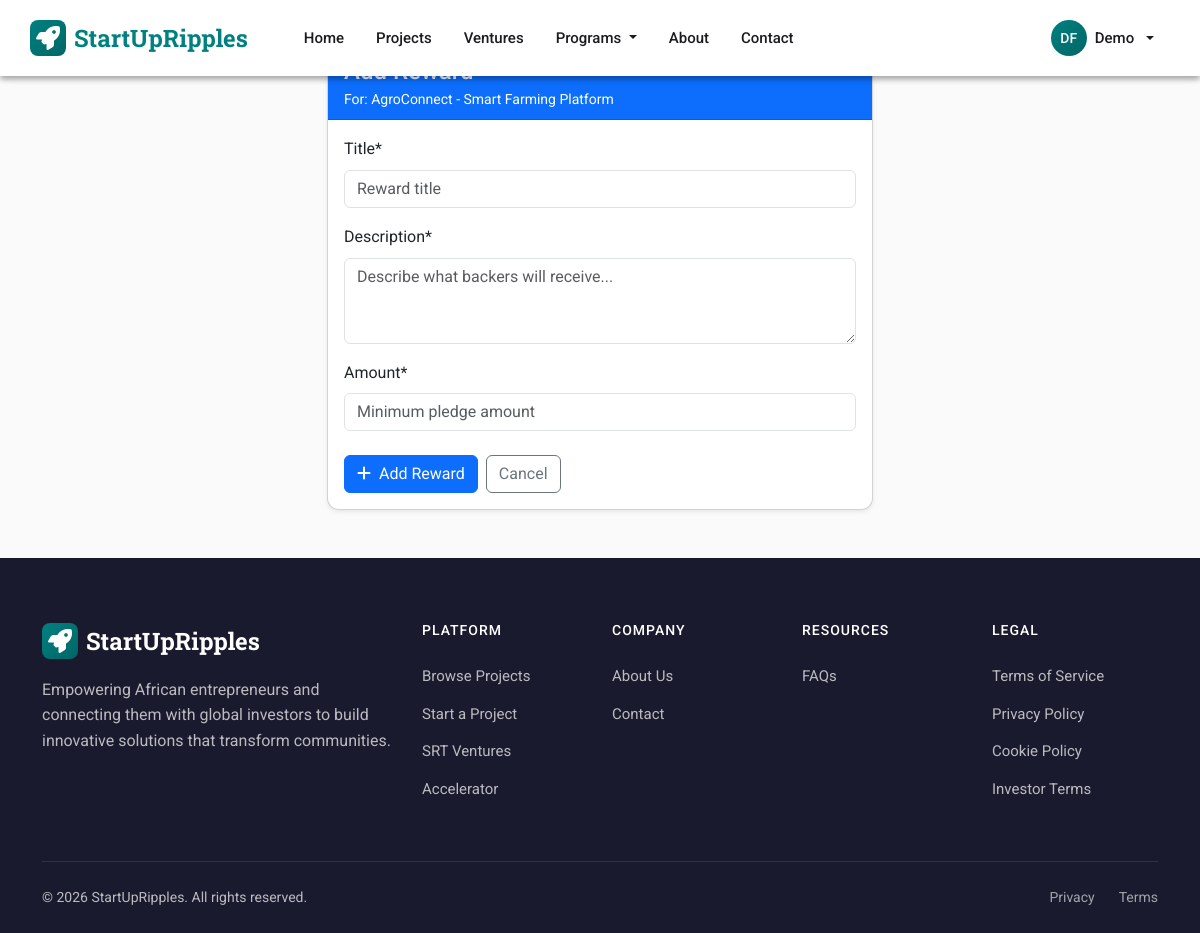
/projects/1/add-reward/ (signed in), run on the app's committed database.
### apps/cms/models.py (models this page shows, shortened)
class SiteSettings(models.Model):
    site_name = models.CharField(max_length=100, default='StartUpRipples')
    logo = models.ImageField(upload_to='site/logo/', blank=True)
    favicon = models.ImageField(upload_to='site/favicon/', blank=True)
    primary_color = models.CharField(max_length=7, default='#28a745')
    secondary_color = models.CharField(max_length=7, default='#2c3e50')
    founder_registration_fee = models.DecimalField(
        max_digits=10, decimal_places=2, default=5.00,
        help_text="Registration fee for Founders in USD"
    )
    investor_registration_fee = models.DecimalField(
        max_digits=10, decimal_places=2, default=25.00,
        help_text="Registration fee for Investors in USD"
    )
    usd_to_ngn_rate = models.DecimalField(
        max_digits=10, decimal_places=2, default=1600.00,
        help_text="Exchange rate: 1 USD = X NGN"
    )
    @classmethod
    def load(cls):
        obj, created = cls.objects.get_or_create(pk=1)
        return obj
    class Meta:
        verbose_name_plural = "Site Settings"

### apps/accounts/models.py (models this page shows, shortened)
class CustomUser(AbstractUser):
    USER_TYPES = (
        ('', 'Select User Type'),
        ('founder', 'Founder'),
        ('donor', 'Donor/Pledger'),
        ('investor', 'Investor'),
        ('partner', 'SRT Partner'),
    )
    user_type = models.CharField(max_length=20, choices=USER_TYPES, blank=False, null=False)
    phone_number = models.CharField(max_length=20)
    profile_completed = models.BooleanField(default=False)
    location = models.CharField(max_length=100, blank=True, null=True)
    address_line1 = models.CharField(max_length=255, blank=True, null=True)
    address_line2 = models.CharField(max_length=255, blank=True, null=True)
    city = models.CharField(max_length=100, blank=True, null=True)
    state_province = models.CharField(max_length=100, blank=True, null=True)
    postal_code = models.CharField(max_length=20, blank=True, null=True)
    country = models.CharField(max_length=100, blank=True, null=True)
    email_verified = models.BooleanField(default=False)
    registration_fee_paid = models.BooleanField(default=False)
    is_srt_partner = models.BooleanField(default=False, help_text="User has SRT Partner capabilities")
    srt_partner_since = models.DateTimeField(null=True, blank=True, help_text="Date when user became an SRT partner")
    profile_image = models.ImageField(upload_to='profile_images/', blank=True, null=True, help_text="User profile photo")
    email = models.EmailField(unique=True)
    USERNAME_FIELD = 'email'
    REQUIRED_FIELDS = ['username']

### apps/projects/models.py (models this page shows, shortened)
class Project(models.Model):
    STATUS_CHOICES = (
        ('pending', 'Pending Approval'),
        ('approved', 'Approved'),
        ('rejected', 'Rejected'),
    )
    LISTING_TYPE_CHOICES = [
        ('project', 'Project (Donations)'),
        ('venture', 'Venture (Investments)'),
    ]
    FINANCING_TYPE_CHOICES = [
        ('equity', 'Equity Financing'),
        ('debt', 'Debt Financing'),
    ]
    STAGE_CHOICES = [
        ('idea', 'Idea Stage'),
        ('seed', 'Seed Stage'),
        ('early', 'Early Stage'),
        ('growth', 'Growth Stage'),
        ('expansion', 'Expansion Stage'),
    ]
    RISK_CHOICES = [
        ('low', 'Low Risk'),
        ('moderate', 'Moderate Risk'),
        ('high', 'High Risk'),
    ]
    listing_type = models.CharField(
        max_length=10,
        choices=LISTING_TYPE_CHOICES,
        default='project',
        help_text="Project for donations, Venture for investments"
    )
    title = models.CharField(max_length=200)
    slug = models.SlugField(unique=True, blank=True, null=True)
    description = RichTextField()  # Changed from TextField to RichTextField
    funding_goal = models.DecimalField(max_digits=10, decimal_places=2)
    amount_raised = models.DecimalField(max_digits=10, decimal_places=2, default=0)
    total_investment_raised = models.DecimalField(max_digits=10, decimal_places=2, default=0)
    created_at = models.DateTimeField(default=timezone.now)
    deadline = models.DateTimeField()
    creator = models.ForeignKey(settings.AUTH_USER_MODEL, on_delete=models.CASCADE, related_name='projects_created')
    image = models.ImageField(upload_to='project_images/')
    category = models.ForeignKey(Category, on_delete=models.SET_NULL, null=True, blank=True)
    funding_type = models.ForeignKey(FundingType, on_delete=models.SET_NULL, null=True)
    location = models.CharField(max_length=100, blank=True, null=True)
    short_description = models.CharField(max_length=255, blank=True, null=True)
    video_url = models.URLField(blank=True, null=True)
    status = models.CharField(max_length=20, choices=STATUS_CHOICES, default='pending')
    admin_notes = models.TextField(blank=True, null=True, help_text="Notes from admin about approval/rejection")
    company_name = models.CharField(max_length=200, blank=True, null=True, help_text="Business or company name")
    financing_type = models.CharField(
        max_length=10,
        choices=[('equity', 'Equity Financing'), ('debt', 'Debt Financing')],
        blank=True,
        null=True,
        help_text="Type of investment financing"
    )
    equity_offered = models.DecimalField(
        max_digits=5,
        decimal_places=2,
        default=Decimal('0.00'),
        help_text="Percentage of equity offered to investors"
    )
    valuation = models.DecimalField(
        max_digits=15,
        decimal_places=2,
        default=Decimal('0.00'),
        help_text="Current company/venture valuation in USD"
    )
    interest_rate = models.DecimalField(
        max_digits=5,
        decimal_places=2,
        default=Decimal('0.00'),
        help_text="Annual interest rate for debt financing (%)"
    )
    repayment_period_months = models.PositiveIntegerField(
        default=0,
        help_text="Repayment period in months (for debt financing)"
    )
    use_of_funds = models.TextField(
        blank=True,
        null=True,
        help_text="How the investment funds will be used"
    )
    srt_enabled = models.BooleanField(default=False, help_text="Enable SRT token investments for this project")
    stage = models.CharField(max_length=20, choices=STAGE_CHOICES, default='idea', blank=True)
    risk_level = models.CharField(max_length=20, choices=RISK_CHOICES, default='moderate', blank=True)
    expected_return_rate = models.DecimalField(
        max_digits=5,
        decimal_places=2,
        default=Decimal('0.00'),
        help_text="Expected annual return percentage for SRT investors"
    )
    investment_duration_months = models.PositiveIntegerField(
        default=12,
        help_text="Investment duration in months"
    )
    minimum_investment = models.DecimalField(
        max_digits=12,
        decimal_places=2,
        default=Decimal('10.00'),
        help_text="Minimum SRT tokens per investment"
    )
    maximum_investment = models.DecimalField(
        max_digits=12,
        decimal_places=2,
        blank=True,
        null=True,
        help_text="Maximum SRT tokens per investment (optional)"
    )
    srt_amount_raised = models.DecimalField(
        max_digits=15,
        decimal_places=2,
        default=Decimal('0.00'),
        help_text="Total SRT tokens invested in this project"
    )
    srt_funding_goal = models.DecimalField(
        max_digits=15,
        decimal_places=2,
        default=Decimal('0.00'),
        help_text="SRT token funding goal"
    )
    is_featured = models.BooleanField(default=False)

### apps/projects/views.py (the view)
# urls.py: path('projects/<int:project_id>/add-reward/', views.add_reward, name='add_reward'),
@login_required
def add_reward(request, project_id):
    project = get_object_or_404(Project, id=project_id, creator=request.user)
    if request.method == 'POST':
        form = RewardForm(request.POST)
        if form.is_valid():
            reward = form.save(commit=False)
            reward.project = project
            reward.save()
            messages.success(request, 'Reward added successfully!')
            return redirect('projects:edit_project', project_id=project.id)
    else:
        form = RewardForm()
    context = {
        'form': form,
        'project': project,
    }
    return render(request, 'projects/reward_form.html', context)

### apps/projects/templates/projects/reward_form.html (shortened to what this page needs)
{% extends "base.html" %}
{% load crispy_forms_tags %}
{% block content %}
<div class="container py-5">
    <div class="row justify-content-center">
        <div class="col-md-6">
            <div class="card shadow-sm">
                <div class="card-header bg-primary text-white">
                    <h4 class="mb-0">Add Reward</h4>
                    <small>For: {{ project.title }}</small>
                </div>
                <div class="card-body">
                    <form method="post">
                        {{ form|crispy }}
                        <div class="d-flex gap-2 mt-4">
                            <button type="submit" class="btn btn-primary">
                                <i class="fas fa-plus me-2"></i>Add Reward
                            </button>
                            <a href="{% url 'projects:edit_project' project.id %}" class="btn btn-outline-secondary">
                                Cancel
                            </a>
                        </div>
                    </form>
                </div>
            </div>
        </div>
    </div>
</div>
{% endblock %}

### templates/base.html (shortened to what this page needs)
<!DOCTYPE html>
<html lang="en">
<head>
    <link href="https://cdn.jsdelivr.net/npm/bootstrap@5.3.2/dist/css/bootstrap.min.css" rel="stylesheet">
    <link href="https://cdnjs.cloudflare.com/ajax/libs/font-awesome/6.4.2/css/all.min.css" rel="stylesheet">
    {% load static %}
    <link rel="stylesheet" href="{% static 'css/partner-dashboard.css' %}">
</head>
<body class="{% block body_class %}{% endblock %}">
    <nav class="navbar navbar-expand-lg navbar-md fixed-top">
        <div class="container navbar-inner">
            <a class="navbar-brand" href="{% url 'projects:home' %}">
                {% if site_settings and site_settings.logo %}
                <img src="{{ site_settings.logo.url }}" alt="{{ site_settings.site_name|default:'StartUpRipple' }}" style="height: 40px; width: auto;">
                {% else %}
                <span class="brand-icon"><i class="fas fa-rocket"></i></span>
                {% endif %}
                {{ site_settings.site_name|default:'StartUpRipple' }}
            </a>
            <div class="collapse navbar-collapse" id="navbarNav">
                <ul class="navbar-nav me-auto ms-lg-4">
                    <li class="nav-item">
                        <a class="nav-link" href="{% url 'projects:home' %}">Home</a>
                    </li>
                    <li class="nav-item">
                        <a class="nav-link" href="{% url 'projects:project_list' %}">Projects</a>
                    </li>
                    <li class="nav-item">
                        <a class="nav-link" href="{% url 'projects:venture_list' %}">Ventures</a>
                    </li>
                    <li class="nav-item dropdown">
                        <a class="nav-link dropdown-toggle" href="#" role="button" data-bs-toggle="dropdown">
                            Programs
                        </a>
                    </li>
                    <li class="nav-item">
                        <a class="nav-link" href="{% url 'cms:about_page' %}">About</a>
                    </li>
                    <li class="nav-item">
                        <a class="nav-link" href="{% url 'cms:contact_page' %}">Contact</a>
                    </li>
                </ul>
                <ul class="navbar-nav align-items-lg-center">
                    {% if user.is_authenticated %}
                    <li class="nav-item dropdown d-none d-lg-block">
                        <a class="nav-link dropdown-toggle d-flex align-items-center gap-2" href="#" role="button" data-bs-toggle="dropdown">
                            <span class="user-avatar">{{ user.first_name|slice:":1" }}{{ user.last_name|slice:":1" }}</span>
                            <span>{{ user.first_name|default:user.email }}</span>
                        </a>
                    </li>
                    {% endif %}
                </ul>
            </div>
        </div>
    </nav>
    <main>
        {% block content %}{% endblock %}
    </main>
    <footer class="footer-md">
        <div class="container">
            <div class="row g-4">
                <div class="col-lg-4 col-md-6">
                    <div class="footer-brand">
                        {% if site_settings and site_settings.logo %}
                        <img src="{{ site_settings.logo.url }}" alt="{{ site_settings.site_name|default:'StartUpRipple' }}" style="height: 40px; width: auto;">
                        {% else %}
                        <span class="brand-icon"><i class="fas fa-rocket"></i></span>
                        {% endif %}
                        {{ site_settings.site_name|default:'StartUpRipple' }}
                    </div>
                    <p class="mb-4">Empowering African entrepreneurs and connecting them with global investors to build innovative solutions that transform communities.</p>
                </div>
                <div class="col-lg-2 col-md-6">
                    <h6>Platform</h6>
                    <ul class="footer-links">
                        <li><a href="{% url 'projects:project_list' %}">Browse Projects</a></li>
                        <li><a href="{% url 'projects:create_project' %}">Start a Project</a></li>
                        <li><a href="{% url 'srt:venture_list' %}">SRT Ventures</a></li>
                        <li><a href="{% url 'incubator:incubator_page' %}">Accelerator</a></li>
                    </ul>
                </div>
                <div class="col-lg-2 col-md-6">
                    <h6>Company</h6>
                    <ul class="footer-links">
                        <li><a href="{% url 'cms:about_page' %}">About Us</a></li>
                        <li><a href="{% url 'cms:contact_page' %}">Contact</a></li>
                    </ul>
                </div>
                <div class="col-lg-2 col-md-6">
                    <h6>Resources</h6>
                    <ul class="footer-links">
                        <li><a href="{% url 'cms:contact_page' %}">FAQs</a></li>
                    </ul>
                </div>
                <div class="col-lg-2 col-md-6">
                    <h6>Legal</h6>
                    <ul class="footer-links">
                        <li><a href="{% url 'cms:terms_of_service' %}">Terms of Service</a></li>
                        <li><a href="{% url 'cms:privacy_policy' %}">Privacy Policy</a></li>
                        <li><a href="{% url 'cms:cookie_policy' %}">Cookie Policy</a></li>
                        <li><a href="{% url 'cms:investor_terms' %}">Investor Terms</a></li>
                    </ul>
                </div>
            </div>
            <div class="footer-bottom-md">
                <div class="row align-items-center">
                    <div class="col-md-6 text-center text-md-start">
                        <p>&copy; {% now "Y" %} {{ site_settings.site_name|default:'StartUpRipple' }}. All rights reserved.</p>
                    </div>
                    <div class="col-md-6">
                        <div class="footer-bottom-links">
                            <a href="{% url 'cms:privacy_policy' %}">Privacy</a>
                            <a href="{% url 'cms:terms_of_service' %}">Terms</a>
                        </div>
                    </div>
                </div>
            </div>
        </div>
    </footer>
</body>
</html>

### data on the page
SiteSettings: site_name "StartUpRipples"
CustomUser: first_name "D", last_name "F", first_name "Demo"
Project: title "AgroConnect - Smart Farming Platform"
